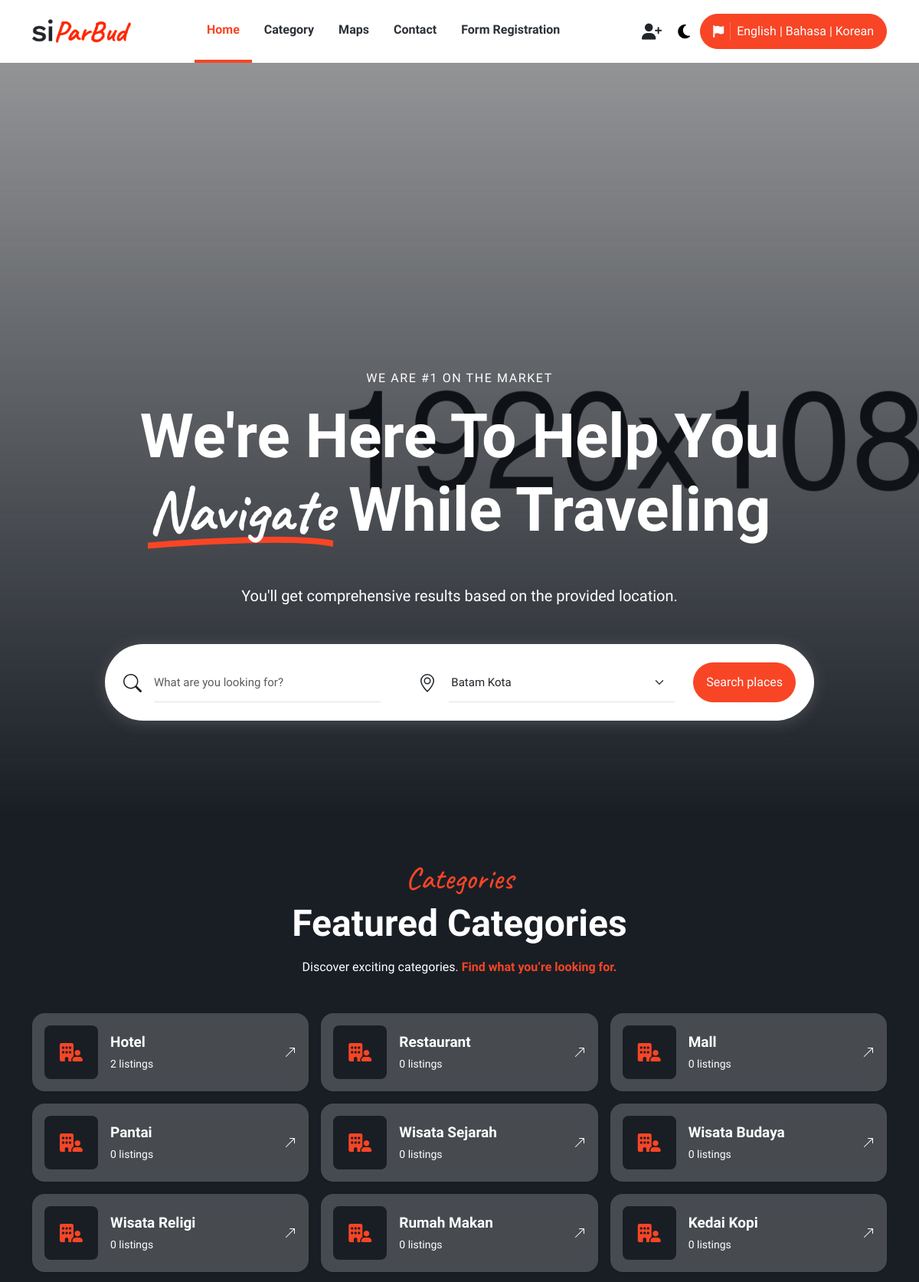
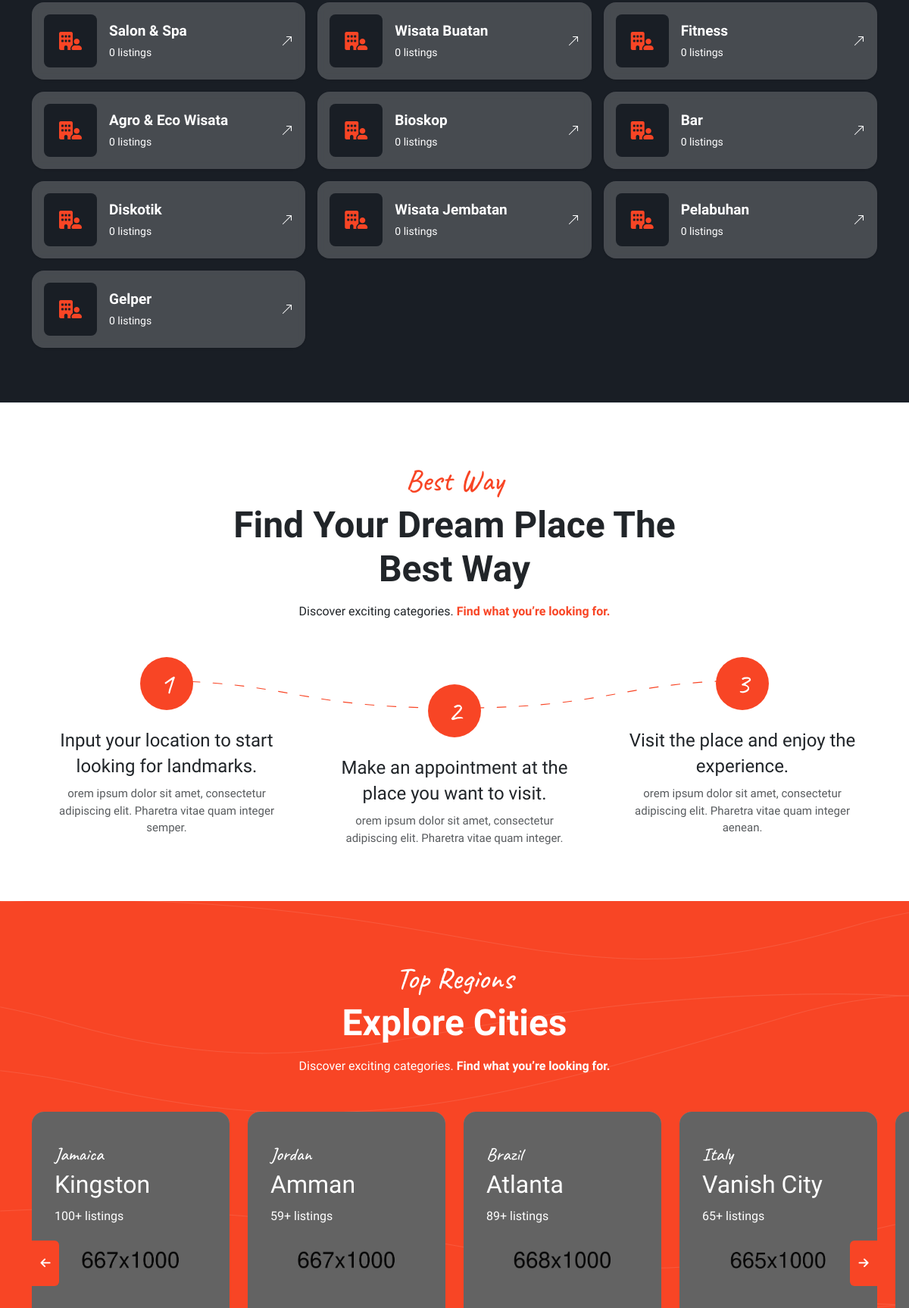
The page / (upper part) on the database its author committed (2 pictures, top to bottom).
### tables this page shows
CREATE TABLE `category`  (
  `id` int NOT NULL AUTO_INCREMENT,
  `nama` varchar(100) NULL DEFAULT NULL,
  `tabel_formulir` varchar(50) NULL DEFAULT NULL,
  `status` enum('0','1') NULL DEFAULT '1',
  `images` text NULL,
  `created_at` datetime NULL DEFAULT NULL,
  `updated_at` datetime NULL DEFAULT NULL,
  `users_created` int NULL DEFAULT NULL,
  `users_updated` int NULL DEFAULT NULL,
  `softdelete` enum('0','1') NULL DEFAULT '0',
  PRIMARY KEY (`id`) USING BTREE,
  INDEX `name`(`nama` ASC) USING BTREE
);

### application/views/components/layout.php (called while the page is built, shortened)
<?php $this->load->view('components/head'); ?>
<?php $this->load->view($subview); ?>

### application/controllers/Home.php (called while the page is built, shortened)
<?php
class Home extends CI_Controller {
	public function __construct()
    {
        $this->load->language('siparbud', $this->session->userdata('language'));
    }
	public function index()
	{
		$this->session->userdata('language');
		$data['title'] = 'Home';
		$data['subview'] = 'home/main';
		$data['q_location'] = $this->location_m->all();
		$data['q_category'] = $this->category_m->all();
		$data['q_maps'] = $this->maps_m->all();
		$this->load->view('components/layout', $data);
	}
}

### index.php (called while the page is built, shortened)
<?php
require_once BASEPATH.'core/CodeIgniter.php';

### application/models/Location_m.php (called while the page is built, shortened)
<?php
class Location_m extends CI_Model {
    public function all()
    {
        $query = $this->db->from('location u')
                        ->select('u.*')
                        ->where('u.softdelete', '0')
                        ->get();
        return $query->result();
    }
}

### application/models/Category_m.php (called while the page is built, shortened)
<?php
class Category_m extends CI_Model {
    public function all()
    {
        $query = $this->db->from('category u')
                        ->select('u.*')
                        ->where('u.softdelete', '0')
                        ->get();
        return $query->result();
    }
}

### application/views/home/main.php (the view, shortened to what this page needs)
<div class="align-items-center bg-dark d-flex hero-header-classic overflow-hidden position-relative">
    <div class="bg-image-overlay bg-gradient-vertical js-bg-image bg-cover bottom-0 end-0 position-absolute start-0 top-0" data-image-src="<?=base_url()?>assets/images/header/lg-02.jpg"></div>
    <div class="container position-relative z-1">
        <div class="hero-header-subtitle text-center text-white text-uppercase mb-3">WE ARE #1 ON THE MARKET</div>
        <h1 class="display-1 fw-bold hero-header_title text-capitalize text-white text-center mb-5">We're Here to Help You<br class="d-none d-lg-block"> <span class="font-caveat text-span">Navigate</span> While Traveling</h1>
        <div class="lead mb-4 mb-sm-5 text-center text-white">You'll get comprehensive results based on the provided location.</div>
        <div class="row justify-content-center">
            <div class="col-lg-10">
                <div class="border-0 card d-flex flex-md-row position-relative search-wrapper">
                    <div class="align-items-center d-flex search-field w-100">
                        <div class="svg-icon">
                        </div>
                        <input type="email" class="form-control search-input" placeholder="What are you looking for?">
                    </div>
                    <div class="align-items-center d-flex search-field w-100">
                        <div class="svg-icon">
                        </div>
                        <select class="form-select search-select-field">
                        <?php
                        foreach ($q_location as $key => $value) {  ?>
                            <option value="<?$value->id?>">&nbsp;<?=$value->nama?></option>
                        <?php    }  ?>
                        </select>
                    </div>
                    <input type="submit" value="Search places" class="btn btn-primary rounded-5 mt-3 mt-md-0">
                </div>
            </div>
        </div>
    </div>
</div>
<div class="bg-dark overflow-hidden position-relative py-5 text-white">
    <div class="container pb-4">
        <div class="row justify-content-center">
            <div class="col-sm-10 col-md-10 col-lg-8 col-xl-7">
                <div class="section-header text-center mb-5" data-aos="fade-down">
                    <div class="d-inline-block font-caveat fs-1 fw-medium section-header__subtitle text-capitalize text-primary">Categories</div>
                    <h2 class="display-5 fw-semibold mb-3 section-header__title text-capitalize">Featured Categories</h2>
                    <div class="sub-title fs-16">Discover exciting categories. <span class="text-primary fw-semibold">Find what you’re looking for.</span></div>
                </div>
            </div>
        </div>
        <div class="row g-3 g-ld-4">
                <?php
                foreach ($q_category as $key => $value) {
                    $count = $this->db->query("SELECT COUNT(nama) AS Jumlah FROM destination WHERE kategori_id = $value->id")->row()->Jumlah;
                    ?>
                        <div class="col-lg-4 col-md-6 col-sm-6 d-flex">
                            <div class="align-items-center bg-blur border-0 card-hover d-flex flex-fill flex-wrap p-3 p-sm-3 rounded-4 shadow-sm w-100">
                                <div class="flex-shrink-0">
                                    <div class="align-items-center bg-dark category-icon-box d-flex fs-4 justify-content-center rounded-3 text-primary">
                                        <i class="fa-solid fa-building-user"></i>
                                    </div>
                                </div>
                                <div class="flex-grow-1 ms-2 ms-md-3">
                                    <h3 class="fs-19 fw-semibold mb-1"><a href="listings-map-grid-1.html"><?=$value->nama?></a></h3>
                                    <p class="mb-0 small"><?=$count?> listings</p>
                                </div>
                                <a href="listings-map-grid-1.html" class="align-items-center d-flex fw-semibold gap-2 link-hover">
                                    <svg xmlns="http://www.w3.org/2000/svg" width="16" height="16" fill="currentColor" class="bi bi-arrow-up-right" viewBox="0 0 16 16">
                                        <path fill-rule="evenodd" d="M14 2.5a.5.5 0 0 0-.5-.5h-6a.5.5 0 0 0 0 1h4.793L2.146 13.146a.5.5 0 0 0 .708.708L13 3.707V8.5a.5.5 0 0 0 1 0v-6z"></path>
                                    </svg>
                                </a>
                            </div>
                        </div>
                <?php }
                ?>
        </div>
    </div>
</div>
<div class="py-5 border-top position-relative overflow-hidden">
    <div class="container py-4">
        <div class="row justify-content-center">
            <div class="col-sm-10 col-md-10 col-lg-8 col-xl-7">
                <div class="section-header text-center mb-5" data-aos="fade-down">
                    <div class="d-inline-block font-caveat fs-1 fw-medium section-header__subtitle text-capitalize text-primary">Best Way</div>
                    <h2 class="display-5 fw-semibold mb-3 section-header__title text-capitalize">Find Your Dream Place The Best Way</h2>
                    <div class="sub-title fs-16">Discover exciting categories. <span class="text-primary fw-semibold">Find what you’re looking for.</span></div>
                </div>
            </div>
        </div>
        <div class="bg-no-repeat numbers-wrapper">
            <div class="row g-4">
                <div class="col-md-4">
                    <div class="mx-xl-4 number-wrap text-center" data-aos="fade" data-aos-delay="300">
                        <div class="align-items-center bg-primary d-flex font-caveat fs-1 justify-content-center mb-4 mx-auto number-circle rounded-circle text-white">1</div>
                        <h4>Input your location to start looking for landmarks.</h4>
                        <p class="fs-15 m-0 opacity-75">orem ipsum dolor sit amet, consectetur adipiscing elit. Pharetra vitae quam integer semper.</p>
                    </div>
                </div>
                <div class="col-md-4">
                    <div class="mx-xl-4 number-wrap text-center second" data-aos="fade" data-aos-delay="400">
                        <div class="align-items-center bg-primary d-flex font-caveat fs-1 justify-content-center mb-4 mx-auto number-circle rounded-circle text-white">2</div>
                        <h4>Make an appointment at the place you want to visit.</h4>
                        <p class="fs-15 m-0 opacity-75">orem ipsum dolor sit amet, consectetur adipiscing elit. Pharetra vitae quam integer.</p>
                    </div>
                </div>
                <div class="col-md-4">
                    <div class="mx-xl-4 number-wrap text-center" data-aos="fade" data-aos-delay="500">
                        <div class="align-items-center bg-primary d-flex font-caveat fs-1 justify-content-center mb-4 mx-auto number-circle rounded-circle text-white">3</div>
                        <h4>Visit the place and enjoy the experience.</h4>
                        <p class="fs-15 m-0 opacity-75">orem ipsum dolor sit amet, consectetur adipiscing elit. Pharetra vitae quam integer aenean.</p>
                    </div>
                </div>
            </div>
        </div>
    </div>
</div>
<div class="py-5 bg-primary position-relative overflow-hidden text-white bg-primary bg-size-contain home-about js-bg-image" data-image-src="assets/images/lines.svg">
    <div class="container py-4">
        <div class="row justify-content-center">
            <div class="row justify-content-center">
                <div class="col-sm-10 col-md-10 col-lg-8 col-xl-7">
                    <div class="section-header text-center mb-5" data-aos="fade-down">
                        <div class="d-inline-block font-caveat fs-1 fw-medium section-header__subtitle text-capitalize">Top Regions</div>
                        <h2 class="display-5 fw-semibold mb-3 section-header__title text-capitalize">Explore Cities</h2>
                        <div class="sub-title fs-16">Discover exciting categories. <span class="fw-semibold">Find what you’re looking for.</span></div>
                    </div>
                </div>
            </div>
        </div>
        <div class="owl-carousel owl-theme place-carousel owl-nav-center" data-aos="fade-left">
            <div class="region-card rounded-4 overflow-hidden position-relative text-white">
                <div class="region-card-image">
                    <img src="assets/images/locations/01.jpg" alt="Image" class="h-100 object-fit-cover w-100">
                </div>
                <div class="region-card-content d-flex flex-column h-100 position-absolute start-0 top-0 w-100">
                    <div class="region-card-info">
                        <h4 class="font-caveat mb-0">Jamaica</h4>
                        <h3 class="h2">Kingston</h3>
                        <span>100+ listings</span>
                    </div>
                </div>
            </div>
            <div class="region-card rounded-4 overflow-hidden position-relative text-white">
                <div class="region-card-image">
                    <img src="assets/images/locations/02.jpg" alt="Image" class="h-100 object-fit-cover w-100">
                </div>
                <div class="region-card-content d-flex flex-column h-100 position-absolute start-0 top-0 w-100">
                    <div class="region-card-info">
                        <h4 class="font-caveat mb-0">Jordan</h4>
                        <h3 class="h2">Amman</h3>
                        <span>59+ listings</span>
                    </div>
                </div>
            </div>
            <div class="region-card rounded-4 overflow-hidden position-relative text-white">
                <div class="region-card-image">
                    <img src="assets/images/locations/03.jpg" alt="Image" class="h-100 object-fit-cover w-100">
                </div>
                <div class="region-card-content d-flex flex-column h-100 position-absolute start-0 top-0 w-100">
                    <div class="region-card-info">
                        <h4 class="font-caveat mb-0">Brazil</h4>
                        <h3 class="h2">Atlanta</h3>
                        <span>89+ listings</span>
                    </div>
                </div>
            </div>
            <div class="region-card rounded-4 overflow-hidden position-relative text-white">
                <div class="region-card-image">
                    <img src="assets/images/locations/04.jpg" alt="Image" class="h-100 object-fit-cover w-100">
                </div>
                <div class="region-card-content d-flex flex-column h-100 position-absolute start-0 top-0 w-100">
                    <div class="region-card-info">
                        <h4 class="font-caveat mb-0">Italy</h4>
                        <h3 class="h2">Vanish City</h3>
                        <span>65+ listings</span>
                    </div>
                </div>
            </div>
            <div class="region-card rounded-4 overflow-hidden position-relative text-white">
                <div class="region-card-image">
                    <img src="assets/images/locations/05.jpg" alt="Image" class="h-100 object-fit-cover w-100">
                </div>
                <div class="region-card-content d-flex flex-column h-100 position-absolute start-0 top-0 w-100">
                    <div class="region-card-info">
                    </div>
                </div>
            </div>
        </div>
    </div>
</div>

### rows shown on the page
category: nama "Hotel", count "2"
category: nama "Restaurant", count "0"
category: nama "Mall", count "0"
category: nama "Pantai", count "0"
category: nama "Wisata Sejarah", count "0"
category: nama "Wisata Budaya", count "0"
category: nama "Wisata Religi", count "0"
category: nama "Rumah Makan", count "0"
category: nama "Kedai Kopi", count "0"
category: nama "Salon & Spa", count "0"
category: nama "Wisata Buatan", count "0"
category: nama "Fitness", count "0"
category: nama "Agro & Eco Wisata", count "0"
category: nama "Bioskop", count "0"
category: nama "Bar", count "0"
category: nama "Diskotik", count "0"
category: nama "Wisata Jembatan", count "0"
category: nama "Pelabuhan", count "0"
category: nama "Gelper", count "0"

### other values the page prints
$this->lang->line('menu_1') "Home"
$this->lang->line('menu_2') "Category"
$this->lang->line('menu_3') "Maps"
$this->lang->line('menu_4') "Contact"
$this->lang->line('menu_5') "Form Registration"
